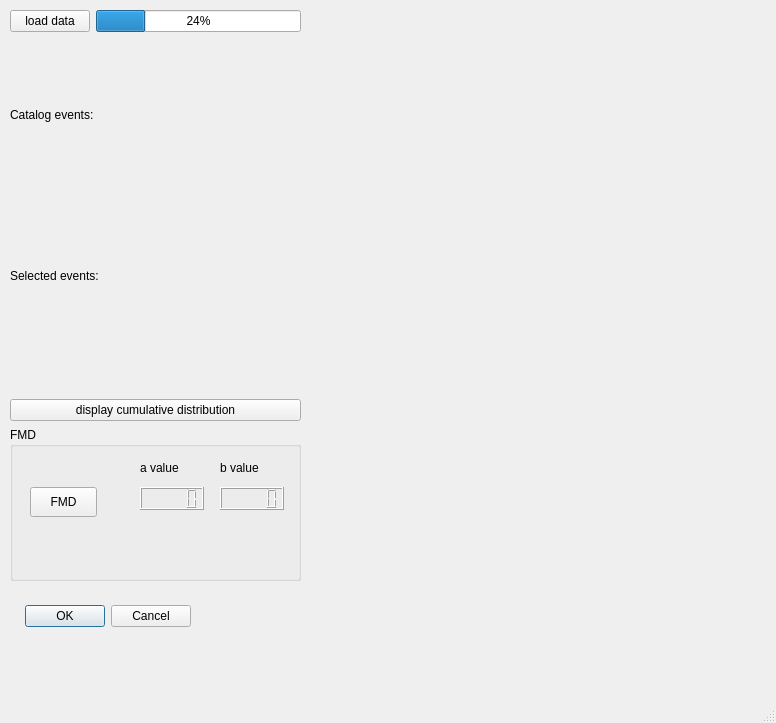
<?xml version="1.0" encoding="UTF-8"?>
<ui version="4.0">
 <class>SeismicSource</class>
 <widget class="QDialog" name="SeismicSource">
  <property name="geometry">
   <rect>
    <x>0</x>
    <y>0</y>
    <width>776</width>
    <height>723</height>
   </rect>
  </property>
  <property name="focusPolicy">
   <enum>Qt::StrongFocus</enum>
  </property>
  <property name="windowTitle">
   <string>Seismic Source Toolkit</string>
  </property>
  <property name="sizeGripEnabled">
   <bool>true</bool>
  </property>
  <widget class="QWidget" name="widgetControl" native="true">
   <property name="geometry">
    <rect>
     <x>0</x>
     <y>10</y>
     <width>311</width>
     <height>621</height>
    </rect>
   </property>
   <widget class="QDialogButtonBox" name="buttonBox">
    <property name="geometry">
     <rect>
      <x>0</x>
      <y>590</y>
      <width>191</width>
      <height>32</height>
     </rect>
    </property>
    <property name="orientation">
     <enum>Qt::Horizontal</enum>
    </property>
    <property name="standardButtons">
     <set>QDialogButtonBox::Cancel|QDialogButtonBox::Ok</set>
    </property>
   </widget>
   <widget class="QWidget" name="verticalLayoutWidget_3">
    <property name="geometry">
     <rect>
      <x>10</x>
      <y>0</y>
      <width>291</width>
      <height>571</height>
     </rect>
    </property>
    <layout class="QVBoxLayout" name="layoutControl">
     <item>
      <layout class="QHBoxLayout" name="layoutLoadData">
       <item>
        <widget class="QPushButton" name="btnLoadData">
         <property name="text">
          <string>load data</string>
         </property>
        </widget>
       </item>
       <item>
        <widget class="QProgressBar" name="progressBarLoadData">
         <property name="value">
          <number>24</number>
         </property>
        </widget>
       </item>
      </layout>
     </item>
     <item>
      <widget class="QLabel" name="labelCatalogEvents">
       <property name="text">
        <string>Catalog events:</string>
       </property>
      </widget>
     </item>
     <item>
      <widget class="QLabel" name="labelSelectedEvents">
       <property name="text">
        <string>Selected events:</string>
       </property>
      </widget>
     </item>
     <item>
      <spacer name="verticalSpacer">
       <property name="orientation">
        <enum>Qt::Vertical</enum>
       </property>
       <property name="sizeType">
        <enum>QSizePolicy::Preferred</enum>
       </property>
       <property name="sizeHint" stdset="0">
        <size>
         <width>20</width>
         <height>40</height>
        </size>
       </property>
      </spacer>
     </item>
     <item>
      <widget class="QPushButton" name="btnDisplayCumulDist">
       <property name="text">
        <string>display cumulative distribution</string>
       </property>
      </widget>
     </item>
     <item>
      <widget class="QGroupBox" name="groupBoxFMD">
       <property name="title">
        <string>FMD</string>
       </property>
       <widget class="QPushButton" name="btnDisplayFMD">
        <property name="geometry">
         <rect>
          <x>20</x>
          <y>60</y>
          <width>67</width>
          <height>30</height>
         </rect>
        </property>
        <property name="text">
         <string>FMD</string>
        </property>
       </widget>
       <widget class="QLCDNumber" name="lcdNumberAValue">
        <property name="geometry">
         <rect>
          <x>130</x>
          <y>60</y>
          <width>64</width>
          <height>23</height>
         </rect>
        </property>
       </widget>
       <widget class="QLCDNumber" name="lcdNumberBValue">
        <property name="geometry">
         <rect>
          <x>210</x>
          <y>60</y>
          <width>64</width>
          <height>23</height>
         </rect>
        </property>
       </widget>
       <widget class="QLabel" name="labelAValue">
        <property name="geometry">
         <rect>
          <x>130</x>
          <y>30</y>
          <width>66</width>
          <height>21</height>
         </rect>
        </property>
        <property name="text">
         <string>a value</string>
        </property>
       </widget>
       <widget class="QLabel" name="labelBValue">
        <property name="geometry">
         <rect>
          <x>210</x>
          <y>30</y>
          <width>66</width>
          <height>21</height>
         </rect>
        </property>
        <property name="text">
         <string>b value</string>
        </property>
       </widget>
      </widget>
     </item>
    </layout>
   </widget>
  </widget>
  <widget class="QWidget" name="widgetPlotCumulDist" native="true">
   <property name="geometry">
    <rect>
     <x>320</x>
     <y>10</y>
     <width>401</width>
     <height>350</height>
    </rect>
   </property>
   <property name="minimumSize">
    <size>
     <width>300</width>
     <height>350</height>
    </size>
   </property>
   <property name="maximumSize">
    <size>
     <width>450</width>
     <height>450</height>
    </size>
   </property>
   <widget class="QWidget" name="verticalLayoutWidget">
    <property name="geometry">
     <rect>
      <x>10</x>
      <y>10</y>
      <width>381</width>
      <height>331</height>
     </rect>
    </property>
    <layout class="QVBoxLayout" name="layoutPlotCumulDist"/>
   </widget>
  </widget>
  <widget class="QWidget" name="widgetPlotFMD" native="true">
   <property name="geometry">
    <rect>
     <x>320</x>
     <y>370</y>
     <width>401</width>
     <height>350</height>
    </rect>
   </property>
   <property name="minimumSize">
    <size>
     <width>300</width>
     <height>350</height>
    </size>
   </property>
   <property name="maximumSize">
    <size>
     <width>450</width>
     <height>450</height>
    </size>
   </property>
   <widget class="QWidget" name="verticalLayoutWidget_2">
    <property name="geometry">
     <rect>
      <x>10</x>
      <y>10</y>
      <width>381</width>
      <height>331</height>
     </rect>
    </property>
    <layout class="QVBoxLayout" name="layoutPlotFMD"/>
   </widget>
  </widget>
 </widget>
 <resources/>
 <connections>
  <connection>
   <sender>buttonBox</sender>
   <signal>accepted()</signal>
   <receiver>SeismicSource</receiver>
   <slot>accept()</slot>
   <hints>
    <hint type="sourcelabel">
     <x>248</x>
     <y>254</y>
    </hint>
    <hint type="destinationlabel">
     <x>157</x>
     <y>274</y>
    </hint>
   </hints>
  </connection>
  <connection>
   <sender>buttonBox</sender>
   <signal>rejected()</signal>
   <receiver>SeismicSource</receiver>
   <slot>reject()</slot>
   <hints>
    <hint type="sourcelabel">
     <x>316</x>
     <y>260</y>
    </hint>
    <hint type="destinationlabel">
     <x>286</x>
     <y>274</y>
    </hint>
   </hints>
  </connection>
 </connections>
</ui>
